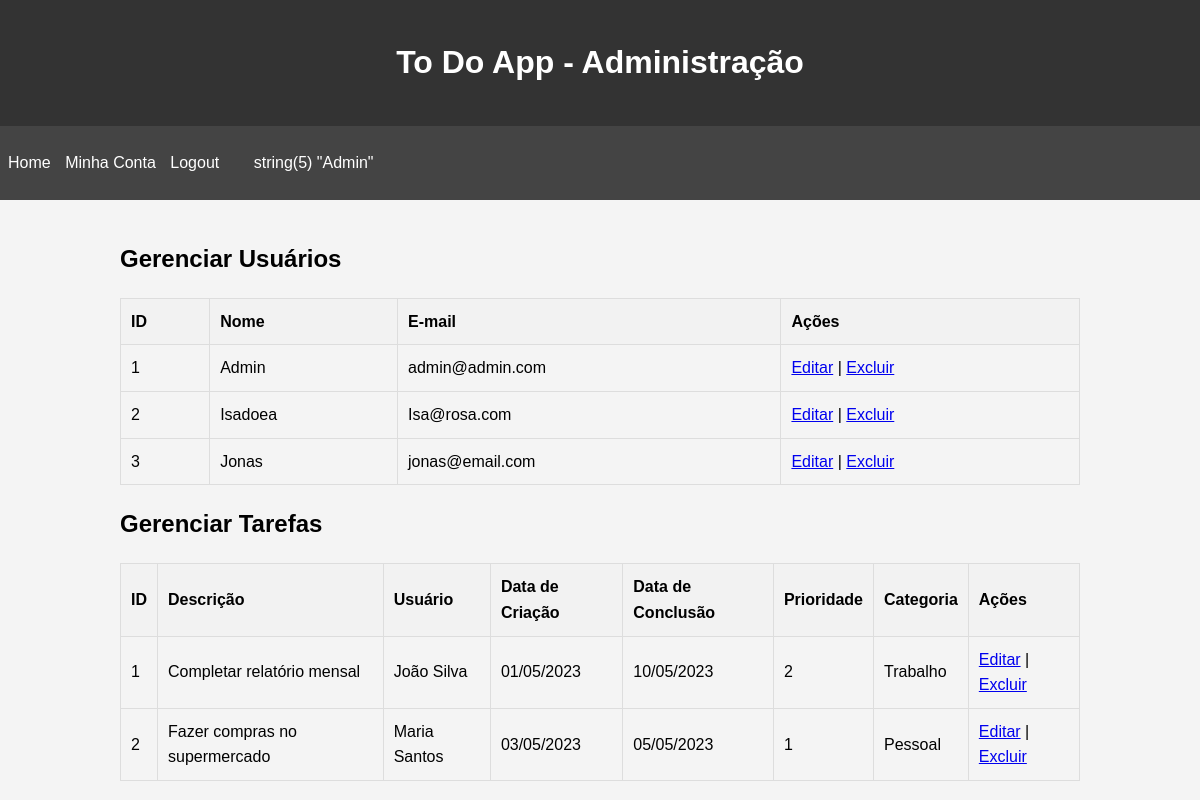
Page /admin (signed in) on the earlier database version.
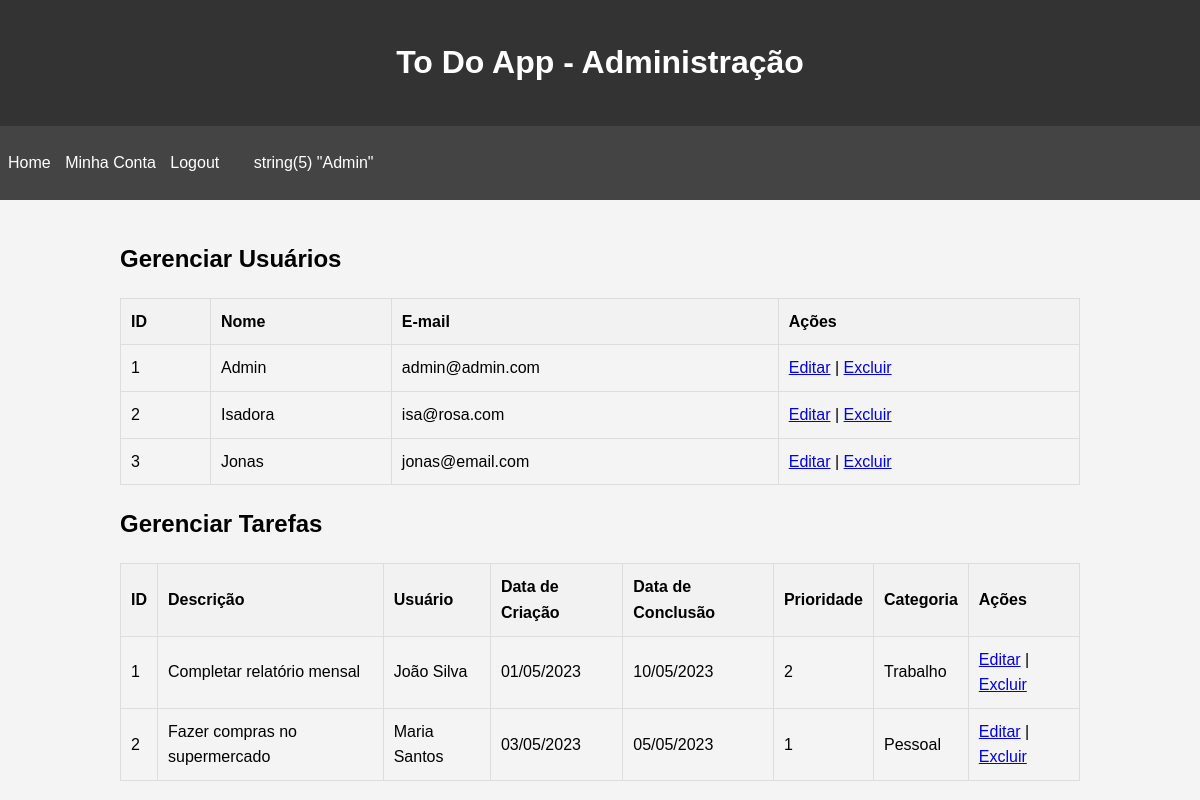
Same page on the later database version.
### tables this page shows
CREATE TABLE users (
        id INTEGER PRIMARY KEY AUTOINCREMENT,
        name VARCHAR(100) NOT NULL,
        email VARCHAR(100) NOT NULL UNIQUE,
        password VARCHAR(255) NOT NULL,
        is_admin BOOLEAN DEFAULT 0);

### src/Controller/TaskController.php (called while the page is built, shortened)
<?php
class TaskController
{
    public function adminPage(): void
    {
        $users = $this->userRepository->all();
        require_once __DIR__ . "/../../view/admin.php";
    }
}

### src/Repository/UserRepository.php (called while the page is built, shortened)
<?php
class UserRepository
{
    private PDO $pdo;
    public function __construct(PDO $pdo)
    {
        $this->pdo = $pdo;
    }
    private function hydrateUser(array $data): User
    {
        $user = new User($data['name'], $data['email'], $data['password'], $data['is_admin']);
        $user->setId($data['id']);
        return $user;
    }
    public function all()
    {
        $stmt = $this->pdo->query('SELECT * FROM users');
        $users = $stmt->fetchAll(PDO::FETCH_ASSOC);
        return array_map($this->hydrateUser(...), $users);
    }
}

### src/Entity/User.php (called while the page is built, shortened)
<?php
class User
{
    public function __construct(string $name, string $email, ?string $password = null, int $is_admin = 0)
    {
        $this->name = $name;
        $this->email = $email;
    }
    public function setId(int $id)
    {
        $this->id = $id;
    }
}

### view/admin.php (the view)
    <?php include_once 'Includes/header.php'; ?>
    <div class="container">
        <h2>Gerenciar Usuários</h2>
        <table>
            <thead>
                <tr>
                    <th>ID</th>
                    <th>Nome</th>
                    <th>E-mail</th>
                    <th>Ações</th>
                </tr>
            </thead>
            <?php foreach($users as $user): ?>
            <tbody>
                <tr>
                <td><?= $user->id; ?></td>
                    <td><?= $user->name; ?></td>
                    <td><?= $user->email; ?></td>
                    <td>
                        <a href="/editar-user?id=<?= $user->id ?>">Editar</a> |
                        <a href="/excluir-user?id=<?= $user->id ?>">Excluir</a>
                    </td>
                </tr>
            </tbody>
            <?php endforeach; ?>
        </table>
        <h2>Gerenciar Tarefas</h2>
        <table>
            <thead>
                <tr>
                    <th>ID</th>
                    <th>Descrição</th>
                    <th>Usuário</th>
                    <th>Data de Criação</th>
                    <th>Data de Conclusão</th>
                    <th>Prioridade</th>
                    <th>Categoria</th>
                    <th>Ações</th>
                </tr>
            </thead>
            <tbody>
                <tr>
                    <td>1</td>
                    <td>Completar relatório mensal</td>
                    <td>João Silva</td>
                    <td>01/05/2023</td>
                    <td>10/05/2023</td>
                    <td>2</td>
                    <td>Trabalho</td>
                    <td>
                        <a href="#">Editar</a> |
                        <a href="#">Excluir</a>
                    </td>
                </tr>
                <tr>
                    <td>2</td>
                    <td>Fazer compras no supermercado</td>
                    <td>Maria Santos</td>
                    <td>03/05/2023</td>
                    <td>05/05/2023</td>
                    <td>1</td>
                    <td>Pessoal</td>
                    <td>
                        <a href="edit-task.html">Editar</a> |
                        <a href="#">Excluir</a>
                    </td>
                </tr>
            </tbody>
        </table>
    </div>
</body>
</html>

### public/index.php (shortened to what this page needs)
<?php
$dbPath = __DIR__ . '/../db.sqlite';
$pdo = new PDO("sqlite:$dbPath");
$path = $_SERVER['PATH_INFO'] ?? '/';
$userRepository = new UserRepository($pdo);
$taskRepository = new TaskRepository($pdo);
$taskController = new TaskController($taskRepository, $userRepository);
switch ($path) {
    case '/admin':
        $taskController->adminPage();
        break;
}

### view/Includes/header.php (shortened to what this page needs)
<!DOCTYPE html>
<html lang="pt-BR">
<head>
    <link rel="stylesheet" href="./css/styles.css">
</head>
<body>
    <header>
        <h1>To Do App - Administração</h1>
    </header>
    <nav>
        <ul>
            <li><a href="/">Home</a></li>
            <li><a href="/user">Minha Conta</a></li>
            <li><a href="/logout">Logout</a></li>
            <?php var_dump($_SESSION['nome']); ?>
        </ul>
    </nav>

### public/css/styles.css (style rules this page uses)
body { font-family: Arial, sans-serif; line-height: 1.6; margin: 0; padding: 0; background-color: #f4f4f4; }
.container { width: 80%; margin: auto; overflow: hidden; padding: 20px; }
header { background: #333; color: #fff; padding: 1rem; text-align: center; }
nav { background: #444; color: #fff; padding: 0.5rem; }
nav ul { padding: 0; list-style: none; }
nav ul li { display: inline; margin-right: 10px; }
nav ul li a { color: #fff; text-decoration: none; }
table { width: 100%; border-collapse: collapse; }
table, th, td { border: 1px solid #ddd; }
th, td { padding: 10px; text-align: left; }
th { background-color: #f2f2f2; }

Differences in the rows shown:
changed users id 2: name "Isadoea" → "Isadora"; email "Isa@rosa.com" → "isa@rosa.com"
